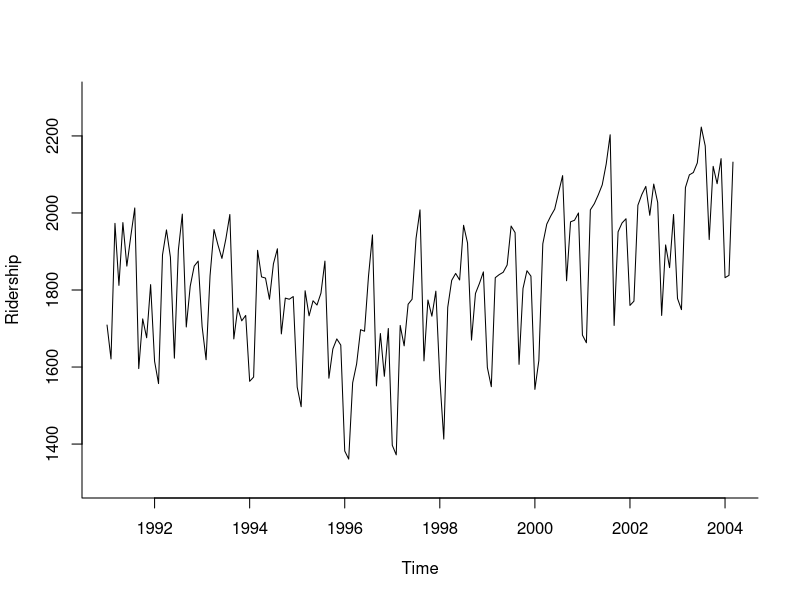
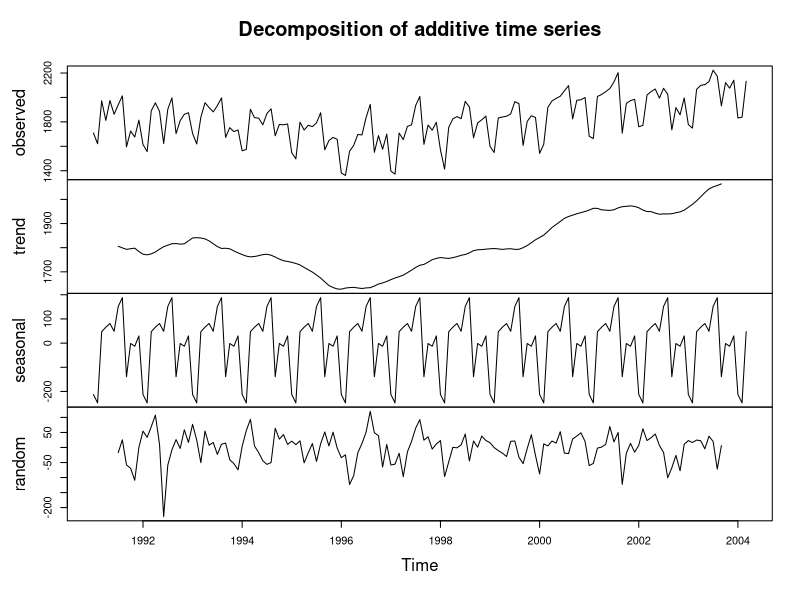
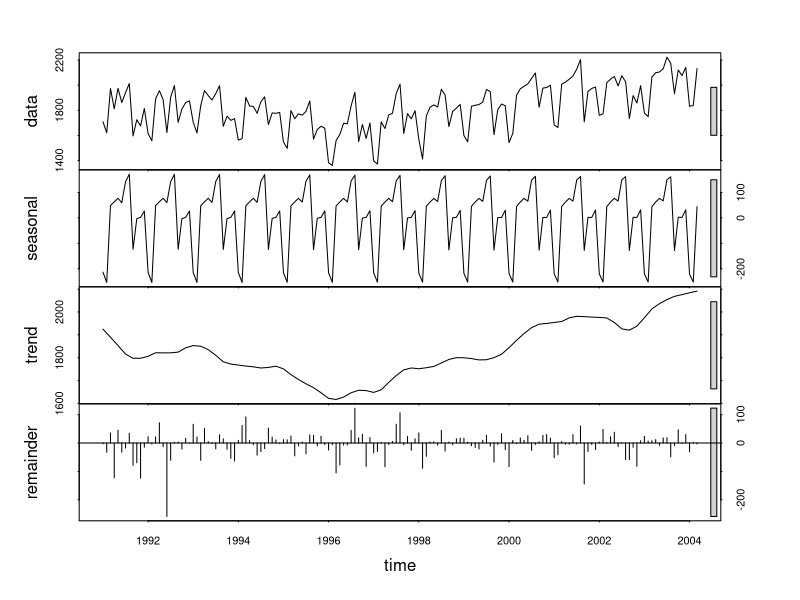
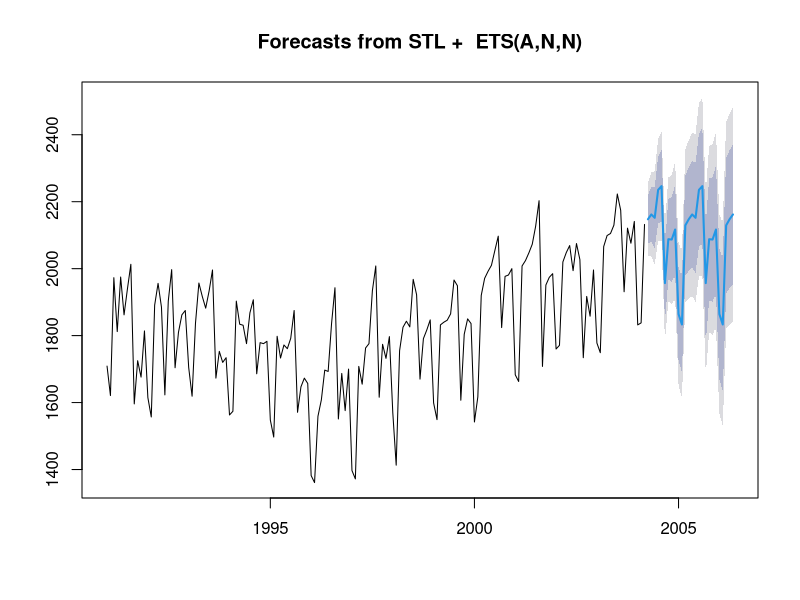

Source code (R) for these figures, in order:
Amtrak.data <- read.csv("./Amtrak data.csv")
ridership.ts <- ts(Amtrak.data$Ridership, start = c(1991,1), end = c(2004, 3), freq = 12)

plot(ridership.ts, xlab = "Time", ylab = "Ridership", ylim = c(1300, 2300), bty = "l")

library("forecast")

fit1 <- decompose(ridership.ts, type="additive")
plot(fit1)

fit2 <- stl(ridership.ts, t.window = 12, s.window=24, robust=TRUE)
plot(fit2)

forecast2 <- forecast(fit2, h=26)
plot(forecast2)
